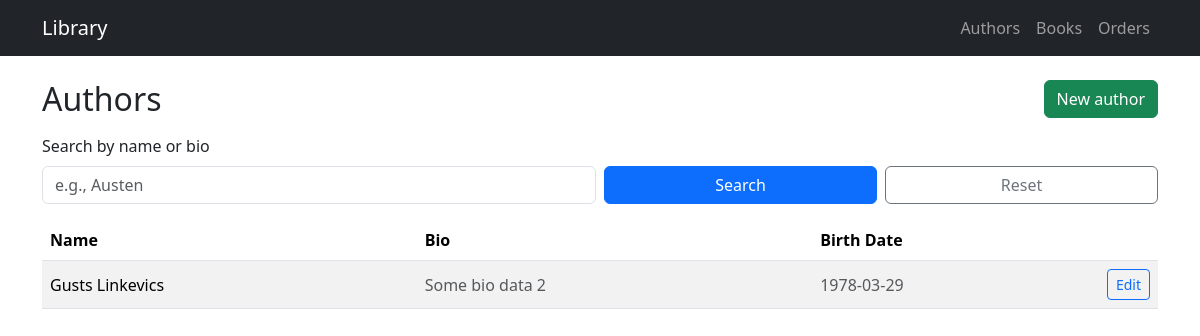
Before: /authors/ with the older database file.
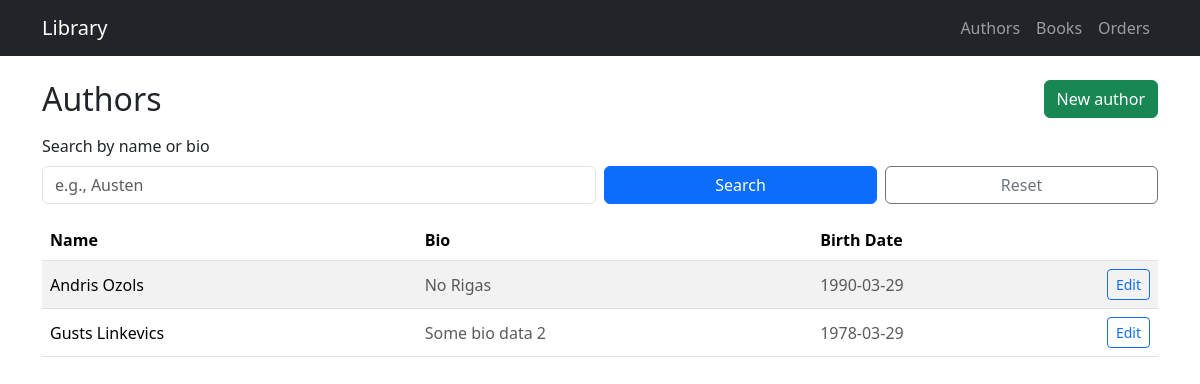
After: the same page with the newer database file.
### app/models/author.py (models this page shows)
class Author(db.Model):
    __tablename__ = "authors"
    id = db.Column(db.Integer, primary_key=True)
    name = db.Column(db.String(120), nullable=False)
    bio = db.Column(db.Text)
    birth_date = db.Column(EpochMsDate, nullable=True)
    books = db.relationship(
        "Book",
        back_populates="author",
        cascade="all, delete-orphan",
        passive_deletes=True,
    )

### app/web/authors.py (the view)
@authors_bp.get("/")
def index():
    q = (request.args.get("q") or "").strip()
    query = Author.query
    if q:
        like = f"%{q}%"
        query = query.filter((Author.name.ilike(like)) | (Author.bio.ilike(like)))
    authors = query.order_by(Author.name.asc()).all()
    return render_template("authors/index.html", authors=authors, q=q)

### app/models/types.py (called while the page is built)
    def process_result_value(self, value, dialect):
        if value is None:
            return None
        return datetime.fromtimestamp(int(value) / 1000, tz=timezone.utc).date()

### app/templates/authors/index.html (shortened to what this page needs)
{% extends 'base.html' %}
{% block content %}
  <div class="d-flex align-items-center justify-content-between mb-3">
    <h2 class="m-0">Authors</h2>
    <a href="{{ url_for('authors.new') }}" class="btn btn-success">New author</a>
  </div>
  <form class="row gy-2 gx-2 align-items-end mb-3" method="get">
    <div class="col-md-6">
      <label for="q" class="form-label">Search by name or bio</label>
      <input type="text" id="q" name="q" class="form-control" value="{{ q }}" placeholder="e.g., Austen">
    </div>
    <div class="col-md-3">
      <button class="btn btn-primary w-100" type="submit">Search</button>
    </div>
    <div class="col-md-3">
      <a class="btn btn-outline-secondary w-100" href="{{ url_for('authors.index') }}">Reset</a>
    </div>
  </form>
  {% if authors %}
    <div class="table-responsive">
      <table class="table table-striped align-middle">
        <thead>
          <tr>
            <th>Name</th>
            <th>Bio</th>
              <th>Birth Date</th>
            <th style="width: 1%"></th>
          </tr>
        </thead>
        <tbody>
          {% for a in authors %}
          <tr>
            <td>{{ a.name }}</td>
            <td class="text-muted">{{ a.bio }}</td>
            <td class="text-muted">{{ a.birth_date.strftime("%Y-%m-%d") if a.birth_date else "" }}</td>
            <td>
              <a href="{{ url_for('authors.edit', author_id=a.id) }}" class="btn btn-sm btn-outline-primary">Edit</a>
            </td>
          </tr>
          {% endfor %}
        </tbody>
      </table>
      <div id="myGrid" style="height: 500px"></div>
    </div>
  {% else %}
    <p class="text-muted">No authors found.</p>
  {% endif %}
{% endblock %}

### app/templates/base.html (shortened to what this page needs)
<!doctype html>
<html lang="en">
  <head>
    <link rel="stylesheet" href="https://cdn.jsdelivr.net/npm/bootstrap@5.3.3/dist/css/bootstrap.min.css">
  </head>
  <body>
    <nav class="navbar navbar-expand-lg navbar-dark bg-dark mb-4">
      <div class="container">
        <a class="navbar-brand" href="{{ url_for('home') }}">Library</a>
        <div class="navbar-nav">
          <a class="nav-link" href="{{ url_for('authors.index') }}">Authors</a>
          <a class="nav-link" href="{{ url_for('books.index') }}">Books</a>
          <a class="nav-link" href="{{ url_for('orders.index') }}">Orders</a>
        </div>
      </div>
    </nav>
    <main class="container">
      {% block content %}{% endblock %}
    </main>
  </body>
</html>

Changed rows visible on the page:
added Author: name "Andris Ozols", bio "No Rigas", birth_date "1990-03-29"
